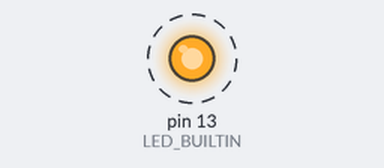
Simulated run of this sketch. Board: Arduino Uno, built with avr-gcc and run on an emulated ATmega328P. Shown: output pins drawn as LEDs (lit = HIGH). Dashed ring = blinking. What the sketch prints to the serial monitor is not drawn.

Above: at 0.7 s.
Timing chart, 0 to 3.5 s (numbered marks = the images above):
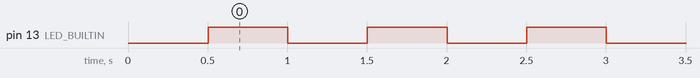

Measured:
- by itself, pin 13 (LED_BUILTIN): alternates HIGH for 0.50 s and LOW for 0.50 s

The sketch:

01_UNO_Smoke.ino
```cpp
/*
  LAB-01 / 01_UNO_Smoke
  Arduino UNO Clone + W5100 + SD 4 GB

  Purpose:
  Verify upload, CPU execution, built-in LED and Serial Monitor
  before testing the shield.
*/

const unsigned long BAUD = 115200;

void setup() {
  pinMode(LED_BUILTIN, OUTPUT);

  Serial.begin(BAUD);
  delay(500);

  Serial.println(F(""));
  Serial.println(F("LAB-01 / 01_UNO_Smoke"));
  Serial.println(F("Arduino UNO execution: PASS"));
  Serial.println(F("Built-in LED should toggle every second."));
}

void loop() {
  digitalWrite(LED_BUILTIN, HIGH);
  delay(500);
  digitalWrite(LED_BUILTIN, LOW);
  delay(500);
}
```
